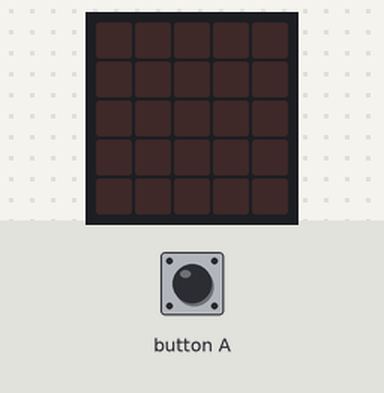
Recording of a program running on a simulated BBC micro:bit running MicroPython. Shown: the board's 5×5 LED display. Inputs (shaded band) come from the test bench.

Above: at 1.2 s.
1.3 s: button A pressed for 0.15 s
At 1.8 s:
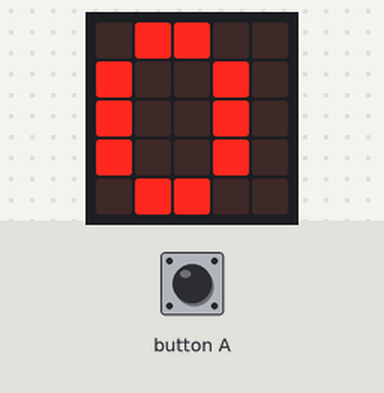
4.4 s: button A pressed for 1 s
7.9 s: button A pressed for 3.2 s
Timing chart, 0 to 10.9 s (numbered marks = the images above; inputs shaded):
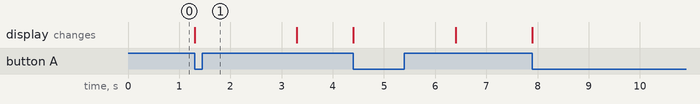

Measured:
- after the input at 1.3 s, the display: changes at once (image 1)

The program:

Group_Communication_Task2_Receiver.py
```python
from microbit import *
import radio

radio.on()

#Comment out this line to set your group
#radio.config(group = 1)

counter_number = 0
counter_other = 0

while True:
    message = radio.receive()
    #Check if message is received
    if message is not None:
        if number.isdigit():
            number = int(message)
            # Check if received a number
            if(number>=0 and number <=9):
                counter_number += 1
                display.show(message)
            else:
                counter_other += 1
        else:
            counter_other += 1

    # Note that if using the sender code from before, it will also count strings sent
    if button_a.is_pressed():
        display.show(counter_number)
        sleep(1000)
        display.show(counter_other)
        sleep(1000)
        display.clear()
```
